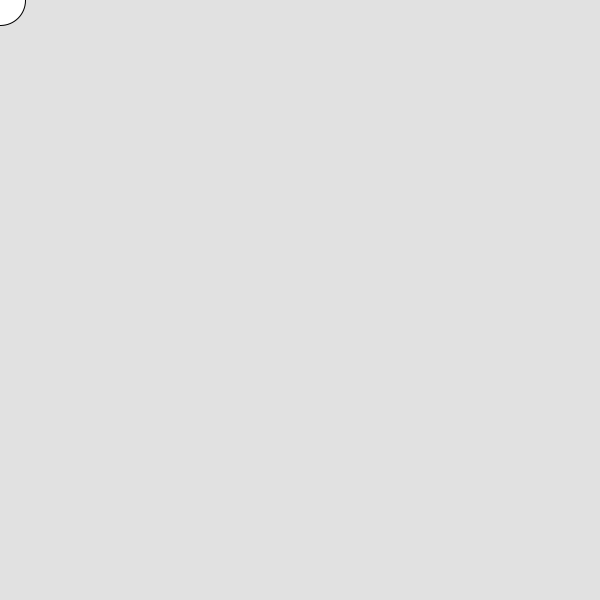
Frame 1 (no input)
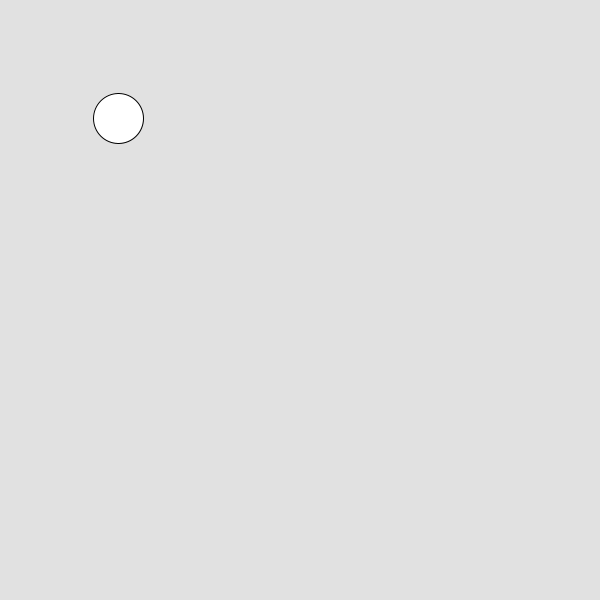
Frame 60 (the mouse pressed at the canvas centre just before this capture)
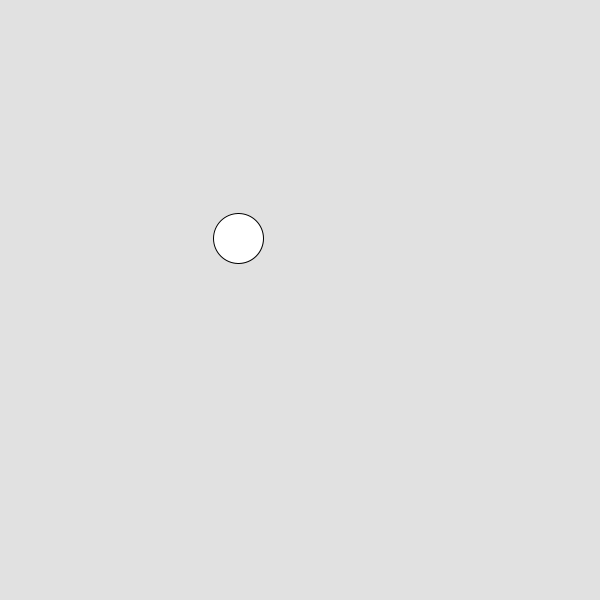
Frame 120 (the mouse held since frame 60 and released just before this capture)

The Processing sketch that drew these frames (run headless with seeded random() and noise(); from frame 60 on, the mouse is pressed at the canvas centre):

// Processing sketch: Ball_Across_screen_diagonal
// ── Ball_Across_screen_diagonal.pde
int x;
int y;

void setup() {
  size(600, 600);
  x = 0;  // start at top-left
  y = 0;
}

void draw() {
  background(225);

  // Draw the circle
  ellipse(x, y, 50, 50);

  // Move diagonally
  x = x + 2;
  y = y + 2;

  // Reset when off screen
  if (x > width || y > height) {
    x = 0;
    y = 0;
  }
}
